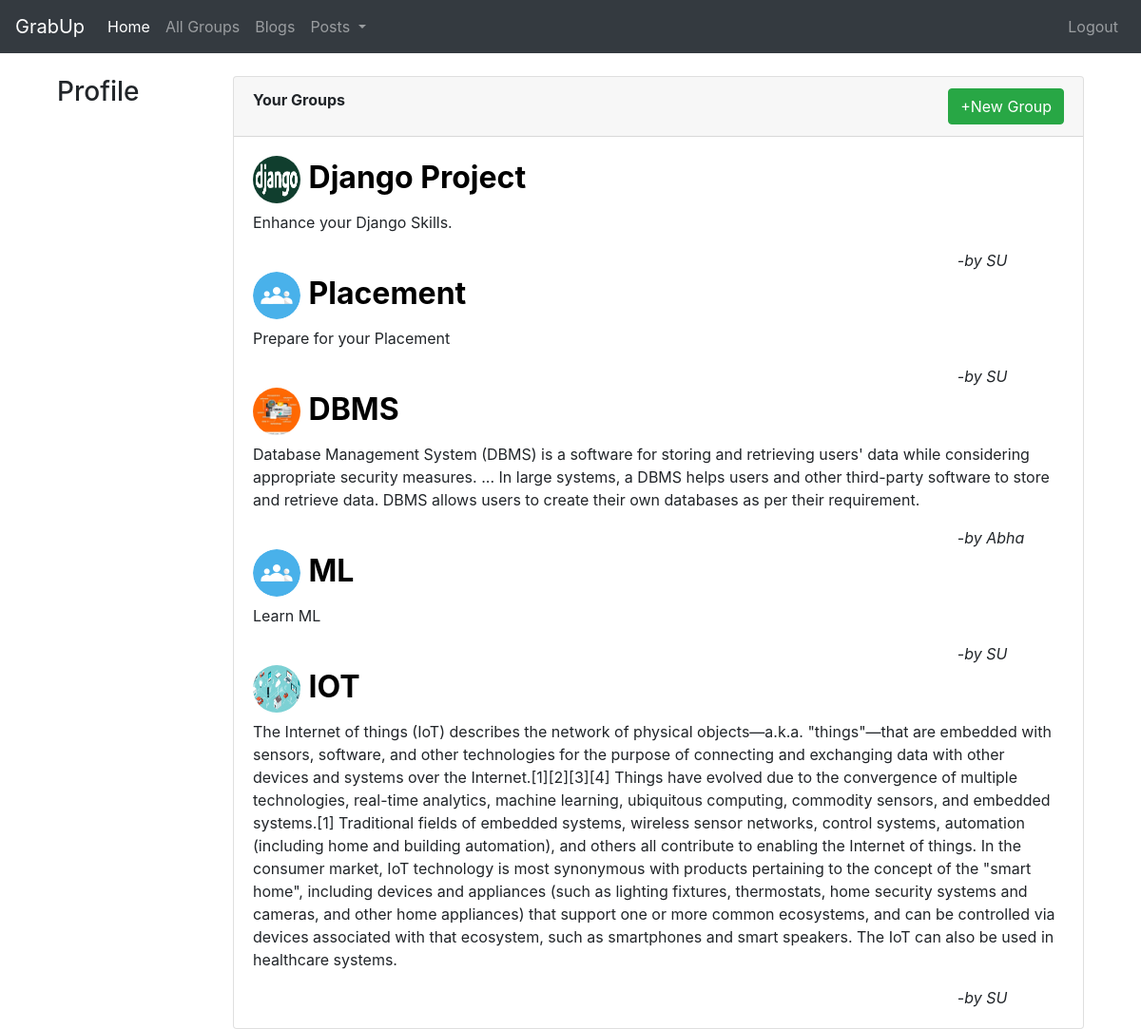
The app's page / (signed in) with its own data.
### blog/models.py (models this page shows, shortened)
class Group(models.Model):
    name=models.CharField(max_length=70,null=False)
    img=models.ImageField(blank=True,null=True)
    disc=models.TextField(null=False)
    creater=models.ForeignKey(User,on_delete=models.CASCADE,null=False)

### blog/views.py (the view)
# urls.py: path("",views.index,name="index"),
@login_required(login_url="loginUser")
def index(request):
    user=User.objects.get(username=request.user.username)
    belong=Belong.objects.filter(user=user)
    group_list=[]
    for b in belong:
        group_list.append(b.group)
    context={"group_list":group_list}
    return render(request,"blog/index.html",context)

### blog/templates/blog/index.html (shortened to what this page needs)
{% extends 'blog/base.html' %}
{% load static %}
{% block body %}
<div class="container">
    <div class="row mt-4">
        <div class="col col-lg-2">
            <h3>Profile</h3>
        </div>
        <div class="col col-lg-10">
            <div class="card shadow-lg ">
                <div class="card-header">
                    <strong>Your Groups</strong>
                    <div class="float-right">
                        <a href="{% url 'group_form' %}"><button type="button" class="btn btn-success" >+New Group</button></a>
                    </div>
                </div>
                <div class="card-body">
                    {% for group in group_list %}
                    <div class="row">
                        <div class="col col-lg-12">
                            <span>
                                <h2><a href="{% url 'group' group.id %}">
                                    {% if group.img %}
                                    <img src="media/{{group.img}}" style="height: 50px;width:50px;border-radius: 50%;">
                                    {%else%}
                                    <img src="{% static 'images/group.png' %}" style="height: 50px;width:50px;border-radius: 50%;">
                                    {%endif%}
                                    <strong style="color: black">{{group.name}}</strong></a>
                                </h2>
                            </span>
                            <p>{{group.disc}}</p>
                        </div>
                    </div>
                    <div class=" col col-lg-2 ml-auto">
                        <div class="container ml-auto"><i>-by {{group.creater}}</i></div>
                    </div>
                    {%endfor%}
                </div>
            </div>
        </div>
    </div>
</div>
{%endblock%}

### blog/templates/blog/base.html (shortened to what this page needs)
<!DOCTYPE html>
<html lang="en">
<head>
    <link rel="stylesheet" href="https://maxcdn.bootstrapcdn.com/bootstrap/4.0.0/css/bootstrap.min.css"
>
    <link rel="stylesheet" href="https://cdnjs.cloudflare.com/ajax/libs/font-awesome/4.7.0/css/font-awesome.min.css">
    <link rel="stylesheet" href="https://pro.fontawesome.com/releases/v5.10.0/css/all.css"/>
</head>
<body>
    {% include "blog/nav.html" %}
    <div class="container">
        {% block body %}
        {% endblock %}
    </div>
</body>
</html>

### blog/templates/blog/nav.html (shortened to what this page needs)
<nav class="navbar navbar-expand-lg navbar-dark bg-dark">
    <a class="navbar-brand" href="#">GrabUp</a>
    <div class="collapse navbar-collapse" id="navbarNavDropdown">
        <ul class="navbar-nav">
            <li class="nav-item active">
                <a class="nav-link" href="{% url 'index' %}">Home <span class="sr-only">(current)</span></a>
            </li>
            <li class="nav-item">
                <a class="nav-link" href="{% url 'all_groups' %}">All Groups</a>
            </li>
            <li class="nav-item">
                <a class="nav-link" href="#">Blogs</a>
            </li>
            <li class="nav-item dropdown">
                <a class="nav-link dropdown-toggle" href="#" id="navbarDropdownMenuLink" role="button"
                    data-toggle="dropdown" aria-haspopup="true" aria-expanded="false">
                    Posts
                </a>
            </li>
        </ul>
        <ul class="navbar-nav ml-auto">
            <li class="nav-item">
                <a class="nav-link" href="{% url 'logoutUser' %}">Logout</a>
            </li>
        </ul>
    </div>
</nav>

### records on screen
Group: img (picture), name "Django Project", disc "Enhance your Django Skills.", creater "SU"
Group: name "Placement", disc "Prepare for your Placement", creater "SU"
Group: img (picture), name "DBMS", disc "Database Management System (DBMS) is a software for storing and retrieving users' data while considering appropriate security measures. ... In large systems, a DBMS helps users and other third-party software to store and retrieve data. DBMS allows users to create their own databases as per their requirement.", creater "Abha"
Group: name "ML", disc "Learn ML", creater "SU"
Group: img (picture), name "IOT", disc "The Internet of things (IoT) describes the network of physical objects—a.k.a. \"things\"—that are embedded with sensors, software, and other technologies for the purpose of connecting and exchanging data with other devices and systems over the Internet.[1][2][3][4] Things have evolved due to the convergence of multiple technologies, real-time analytics, machine learning, ubiquitous computing, commodity sensors, and embedded systems.[1] Traditional fields of embedded systems, wireless sensor networks, control systems, automation (including home and building automation), and others all contribute to enabling the Internet of things. In the consumer market, IoT technology is most synonymous with…", creater "SU"
